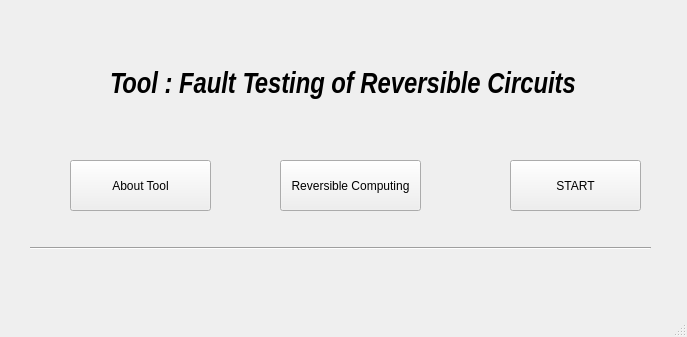
<?xml version="1.0" encoding="UTF-8"?>
<ui version="4.0">
 <class>MainWindow</class>
 <widget class="QMainWindow" name="MainWindow">
  <property name="geometry">
   <rect>
    <x>0</x>
    <y>0</y>
    <width>687</width>
    <height>337</height>
   </rect>
  </property>
  <property name="windowTitle">
   <string>MainWindow</string>
  </property>
  <widget class="QWidget" name="centralwidget">
   <widget class="QLabel" name="label">
    <property name="geometry">
     <rect>
      <x>110</x>
      <y>50</y>
      <width>491</width>
      <height>71</height>
     </rect>
    </property>
    <property name="font">
     <font>
      <family>Liberation Sans Narrow</family>
      <pointsize>22</pointsize>
      <weight>75</weight>
      <italic>true</italic>
      <bold>true</bold>
     </font>
    </property>
    <property name="text">
     <string>Tool : Fault Testing of Reversible Circuits</string>
    </property>
   </widget>
   <widget class="QPushButton" name="pushButton">
    <property name="geometry">
     <rect>
      <x>70</x>
      <y>160</y>
      <width>141</width>
      <height>51</height>
     </rect>
    </property>
    <property name="text">
     <string>About Tool</string>
    </property>
   </widget>
   <widget class="QPushButton" name="start">
    <property name="geometry">
     <rect>
      <x>510</x>
      <y>160</y>
      <width>131</width>
      <height>51</height>
     </rect>
    </property>
    <property name="text">
     <string>START</string>
    </property>
   </widget>
   <widget class="Line" name="line">
    <property name="geometry">
     <rect>
      <x>30</x>
      <y>240</y>
      <width>621</width>
      <height>16</height>
     </rect>
    </property>
    <property name="orientation">
     <enum>Qt::Horizontal</enum>
    </property>
   </widget>
   <widget class="QPushButton" name="pushButton_2">
    <property name="geometry">
     <rect>
      <x>280</x>
      <y>160</y>
      <width>141</width>
      <height>51</height>
     </rect>
    </property>
    <property name="text">
     <string>Reversible Computing</string>
    </property>
   </widget>
  </widget>
  <widget class="QMenuBar" name="menubar">
   <property name="geometry">
    <rect>
     <x>0</x>
     <y>0</y>
     <width>687</width>
     <height>23</height>
    </rect>
   </property>
  </widget>
  <widget class="QStatusBar" name="statusbar"/>
 </widget>
 <resources/>
 <connections/>
</ui>
